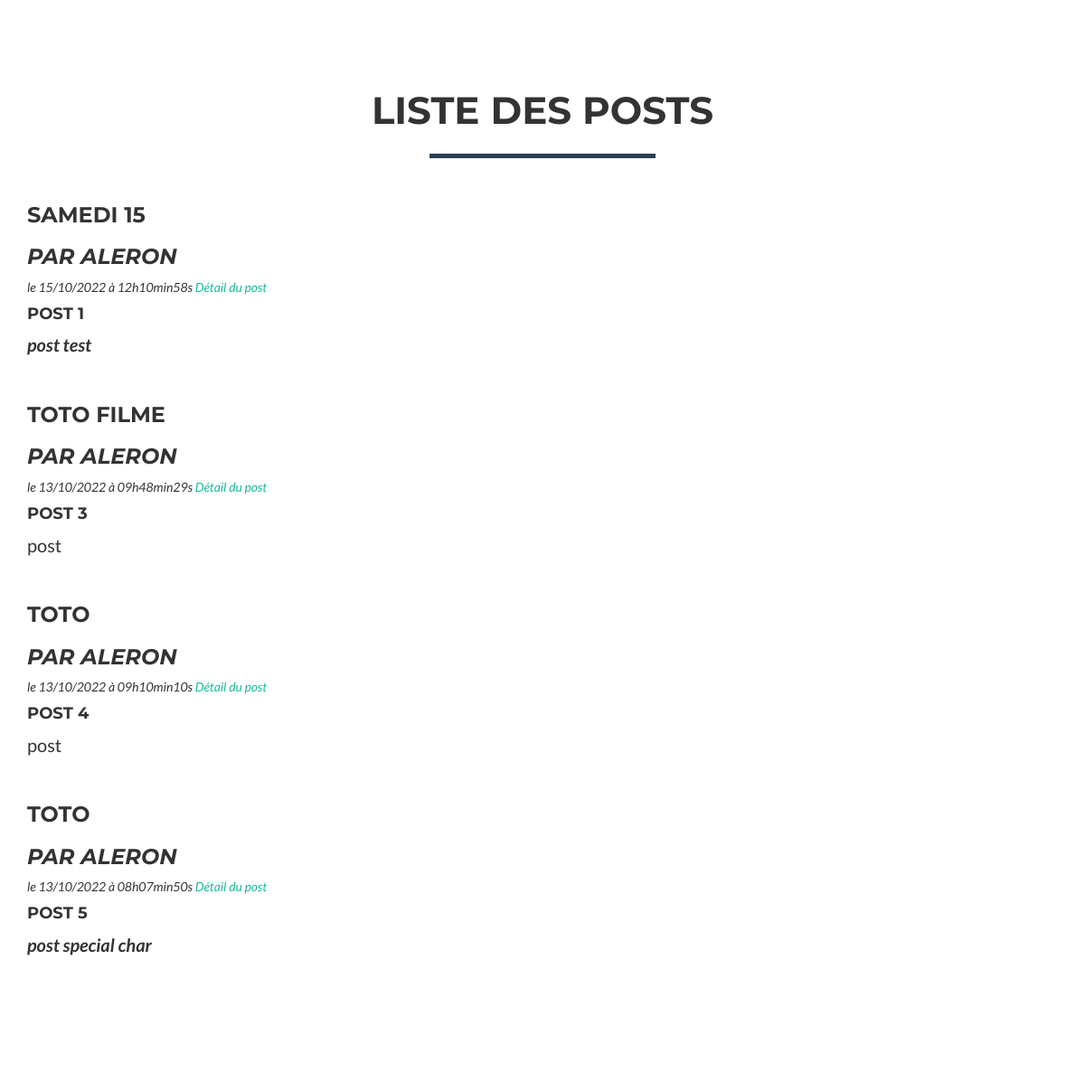
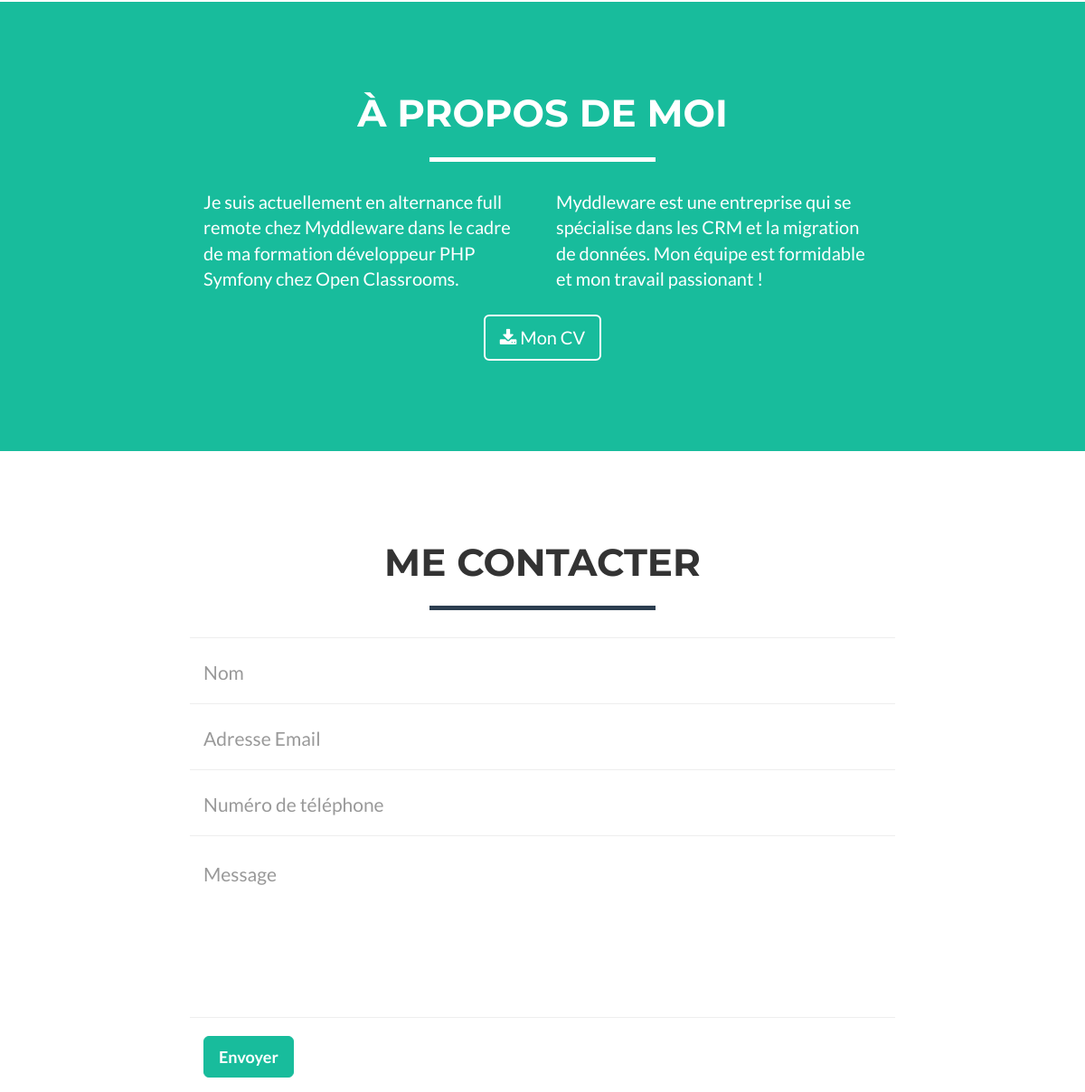
Before: / (middle part) with the older database file (2 pictures, top to bottom).
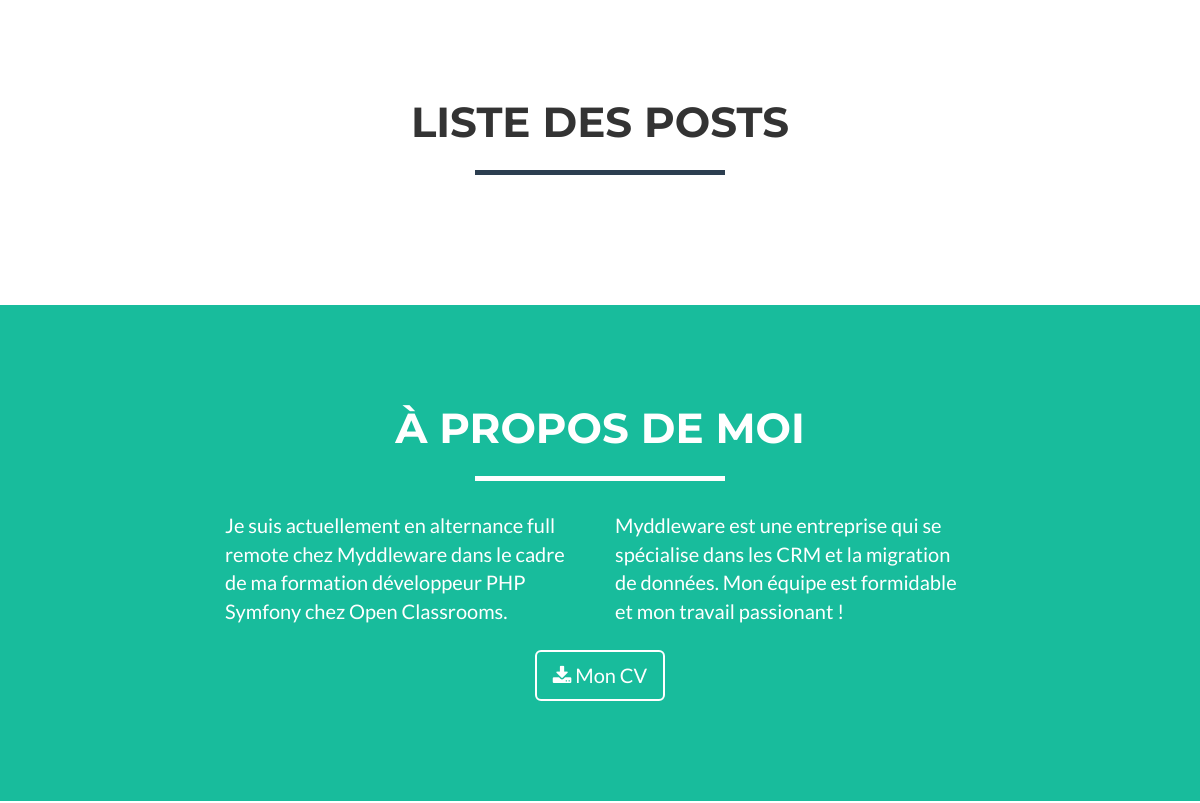
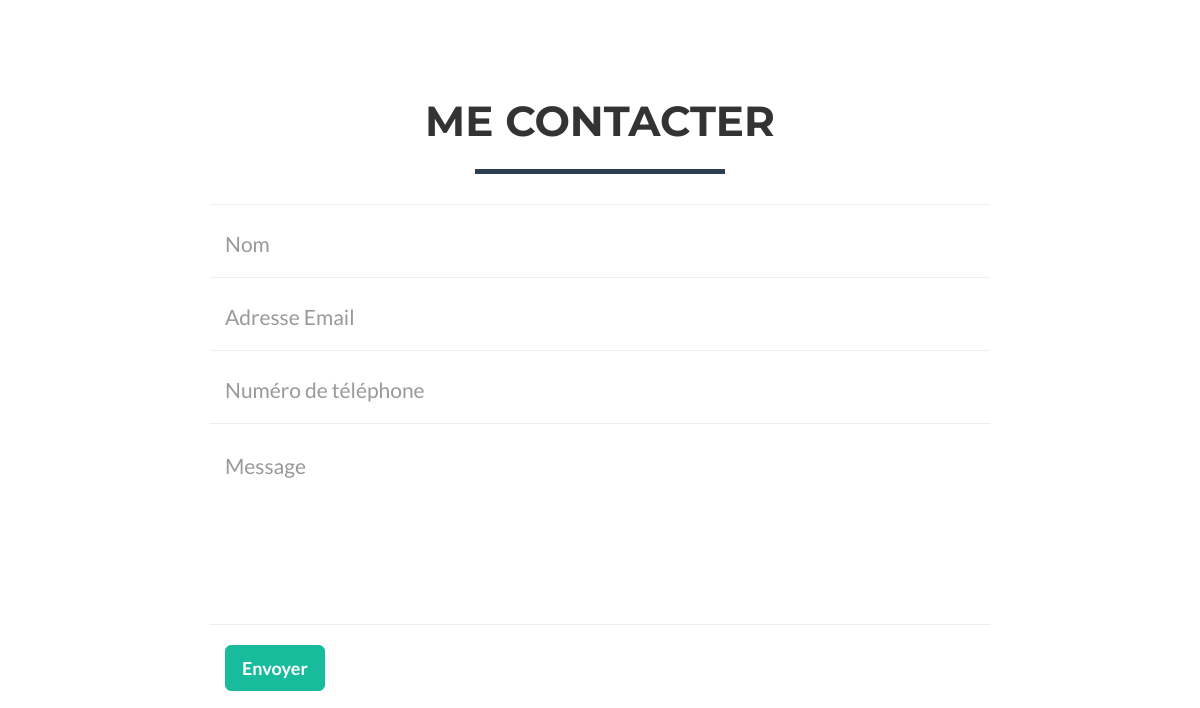
After: the same page with the newer database file (2 pictures, top to bottom).
### tables this page shows
CREATE TABLE IF NOT EXISTS `posts` (
  `id` int(11) NOT NULL AUTO_INCREMENT,
  `title` varchar(255) DEFAULT NULL,
  `content` mediumtext,
  `leadParagraph` varchar(255) DEFAULT NULL,
  `User_id` int(11) NOT NULL,
  `creation_date` datetime DEFAULT NULL,
  `validated` tinyint(4) DEFAULT '0',
  `modified_date` datetime DEFAULT NULL,
  `deleted` tinyint(4) DEFAULT '0',
  PRIMARY KEY (`id`,`User_id`) USING BTREE,
  KEY `fk_Post_User_idx` (`User_id`) USING BTREE,
  CONSTRAINT `fk_Post_User` FOREIGN KEY (`User_id`) REFERENCES `user` (`id`)
);

### src/controllers/homepage.php (called while the page is built, shortened)
<?php
require_once('../src/lib/database.php');
require_once('../src/controllers/post/PostRepository.php');
require_once('../src/controllers/user/UserRepository.php');
class Homepage
{
    public function execute(): void
    {
        $connection = new DatabaseConnection();
        $postRepository = new PostRepository();
        $postRepository->connection = new DatabaseConnection();
        $posts = $postRepository->getPosts();
        $users = [];
        foreach ($posts as $post) {
            $postUserRepository = new UserRepository;
            $postUserRepository->connection = $connection;
            $user = $postUserRepository->getUserNameFromId($post->userId);
            $users[$post->userId] = $user;
        }
        require('./templates/homepage.php');
    }
}

### src/classes/dotenv.php (called while the page is built, shortened)
<?php
class DotEnv
{
    protected $path;
    public function __construct(string $path)
    {
        $this->path = $path;
    }
    public function load() :void
    {
        $lines = file($this->path, FILE_IGNORE_NEW_LINES | FILE_SKIP_EMPTY_LINES);
        foreach ($lines as $line) {
            list($name, $value) = explode('=', $line, 2);
            $name = trim($name);
            $value = trim($value);
        }
    }
}

### src/lib/database.php (called while the page is built, shortened)
<?php
require_once('../src/classes/dotenv.php');
class DatabaseConnection
{
    public ?\PDO $database = null;
    public function getConnection(): \PDO
    {
        $host = getenv('HOST');
        $user = getenv('USER');
        $password = getenv('PASSWORD');
        $dbname = getenv('DBNAME');
        if ($this->database === null) {
            $this->database = new \PDO('mysql:host='.$host.';dbname='.$dbname.';charset=utf8', $user, $password);
        }
        return $this->database;
    }
}

### src/controllers/post/PostRepository.php (called while the page is built, shortened)
<?php
require_once('../src/lib/database.php');
require_once('../src/controllers/user/UserRepository.php');
class PostRepository extends Post
{
    public DatabaseConnection $connection;
    public function getPosts(): array
    {
        $statement = $this->connection->getConnection()->query(
            "SELECT id, title, content, leadParagraph, validated, deleted,User_id, DATE_FORMAT(creation_date, '%d/%m/%Y à %Hh%imin%ss') AS french_creation_date FROM posts ORDER BY modified_date DESC LIMIT 0, 5"
        );
        $posts = [];
        while (($row = $statement->fetch())) {
            $post = new Post();
            $post->title = $row['title'];
            $post->leadParagraph = $row['leadParagraph'];
            $post->frenchCreationDate = $row['french_creation_date'];
            $post->content = $row['content'];
            $post->identifier = $row['id'];
            $post->validated = $row['validated'];
            $post->deleted = $row['deleted'];
            $post->userId = $row['User_id'];
            $posts[] = $post;
        }
        return $posts;
    }
}

### src/controllers/user/UserRepository.php (called while the page is built, shortened)
<?php
require_once('../src/lib/database.php');
class UserRepository extends User
{
    public DatabaseConnection $connection;
    public function getUserNameFromId(int $identifier): string
    {
        $identifier = (int)$identifier;
        $statement = $this->connection->getConnection()->prepare(
            "SELECT username FROM user WHERE id = ?"
        );
        $statement->execute([$identifier]);
        $row = $statement->fetch();
        $user = $row['username'];
        return $user;
    }
}

### src/templates/homepage.php (the view, shortened to what this page needs)
<?php
foreach ($posts as $post) {
    if ($post->validated == 1 && $post->deleted == 0) {
?>
        <div class="news">
            <h3>
                <?= htmlspecialchars($post->title); ?>
                <h3>
                    <em>Par <?= $users[$post->userId] ?></em>
                </h3>
                <em>le <?= $post->frenchCreationDate; ?></em>
                <em><a href="index.php?action=post&id=<?= urlencode($post->identifier) ?>">Détail du post</a></em>
            </h3>
            <h4><?= htmlspecialchars($post->leadParagraph) ?></h4>
            <p>
                <?php
                echo $post->content
                ?>
                <br />
            </p>
        </div>
<?php
    }
}
?>
<?php $content = ob_get_clean(); ?>
<?php require('layout.php') ?>

### src/index.php (shortened to what this page needs)
<!DOCTYPE html>
<html lang="en">
<?php
require_once('../src/controllers/comment/update.php');
require_once('../src/controllers/homepage.php');
require_once('../src/controllers/comment/delete.php');
try {
    if (isset($_GET['action']) && $_GET['action'] !== '') {
        if ($_GET['action'] === 'post') {
            if (isset($_GET['id']) && $_GET['id'] > 0) {
                $identifier = $_GET['id'];
                (new Post())->execute($identifier);
            } else {
                throw new Exception('Aucun identifiant de billet envoyé');
            }
        } elseif ($_GET['action'] === 'addComment') {
            if (isset($_GET['id']) && $_GET['id'] > 0) {
                $identifier = $_GET['id'];
                (new AddComment())->execute($identifier, $_POST);
            } else {
                throw new Exception('Aucun identifiant de billet envoyé');
            }
        } elseif ($_GET['action'] === 'updateComment') {
            if (isset($_GET['id']) && $_GET['id'] > 0) {
                $identifier = $_GET['id'];
                $input = null;
                if ($_SERVER['REQUEST_METHOD'] === 'POST') {
                    $input = $_POST;
                }
                (new UpdateComment())->execute($identifier, $input);
            } else {
                throw new Exception('Aucun identifiant de commentaire envoyé');
            }
        } elseif ($_GET['action'] === 'addPost') {
                $input = null;
                if ($_SERVER['REQUEST_METHOD'] === 'POST') {
                    $input = $_POST;
                }
                (new addPost())->execute($identifier, $input);
        } elseif ($_GET['action'] === 'updatePost') {
            $identifier = $_GET['id'];
            $input = null;
            if ($_SERVER['REQUEST_METHOD'] === 'POST') {
                $input = $_POST;
            }
            (new UpdatePost())->execute($identifier, $input);
    } elseif ($_GET['action'] === 'deletePost') {
        $identifier = $_GET['id'];
        $input = null;
        if ($_SERVER['REQUEST_METHOD'] === 'POST') {
            $input = $_POST;
        }
        (new DeletePost())->execute($identifier, $input);
} elseif ($_GET['action'] === 'deleteComment') {
    $identifier = $_GET['id'];
    $input = null;
    if ($_SERVER['REQUEST_METHOD'] === 'POST') {
        $input = $_POST;
    }
    (new DeleteComment())->execute($identifier, $input);
}
    else {
            throw new Exception("La page que vous recherchez n'existe pas.");
        }
    } else {
        (new Homepage())->execute();
    }
} catch (Exception $e) {
    $errorMessage = $e->getMessage();
    require('./templates/error.php');
}

### src/templates/layout.php (shortened to what this page needs)
<head>
    <link href="vendor/bootstrap/css/bootstrap.min.css" rel="stylesheet">
    <link href="css/freelancer.min.css" rel="stylesheet">
    <link href="vendor/font-awesome/css/font-awesome.min.css" rel="stylesheet" type="text/css">
</head>
<body id="page-top" class="index">
    <section id="portfolio">
        <div class="container">
            <div class="row">
                <div id="list_of_posts" class="col-lg-12 text-center">
                    <h2>Liste des posts</h2>
                    <hr class="star-primary">
                </div>
            </div>
            <?= $content ?>
        </div>
    </section>
    <section class="success" id="about">
        <div class="container">
            <div class="row">
                <div class="col-lg-12 text-center">
                    <h2>À propos de moi</h2>
                    <hr class="star-light">
                </div>
            </div>
            <div class="row">
                <div class="col-lg-4 col-lg-offset-2">
                    <p>Je suis actuellement en alternance full remote chez Myddleware dans le cadre de ma formation développeur PHP Symfony chez Open Classrooms.</p>
                </div>
                <div class="col-lg-4">
                    <p>Myddleware est une entreprise qui se spécialise dans les CRM et la migration de données. Mon équipe est formidable et mon travail passionant !</p>
                </div>
                <div class="col-lg-8 col-lg-offset-2 text-center">
                    <a href="./assets/files/alexiscv.pdf" class="btn btn-lg btn-outline">
                        <i class="fa fa-download"></i> Mon CV
                    </a>
                </div>
            </div>
        </div>
    </section>
    <section id="contact">
        <div class="container">
            <div class="row">
                <div class="col-lg-12 text-center">
                    <h2>Me contacter</h2>
                    <hr class="star-primary">
                </div>
            </div>
            <div class="row">
                <div class="col-lg-8 col-lg-offset-2">
                    <form name="sentMessage" id="contactForm" novalidate>
                        <div class="row control-group">
                            <div class="form-group col-xs-12 floating-label-form-group controls">
                                <input type="text" class="form-control" placeholder="Nom" id="name" required data-validation-required-message="Please enter your name.">
                            </div>
                        </div>
                        <div class="row control-group">
                            <div class="form-group col-xs-12 floating-label-form-group controls">
                                <input type="email" class="form-control" placeholder="Adresse Email" id="email" required data-validation-required-message="Please enter your email address.">
                            </div>
                        </div>
                        <div class="row control-group">
                            <div class="form-group col-xs-12 floating-label-form-group controls">
                                <input type="tel" class="form-control" placeholder="Numéro de téléphone" id="phone" required data-validation-required-message="Please enter your phone number.">
                            </div>
                        </div>
                        <div class="row control-group">
                            <div class="form-group col-xs-12 floating-label-form-group controls">
                                <textarea rows="5" class="form-control" placeholder="Message" id="message" required data-validation-required-message="Please enter a message."></textarea>
                            </div>
                        </div>
                        <br>
                        <div class="row">
                            <div class="form-group col-xs-12">
                                <button type="submit" class="btn btn-success btn-lg">Envoyer</button>
                            </div>
                        </div>
                    </form>
                </div>
            </div>
        </div>
    </section>
</body>
</html>

Changed rows visible on the page:
removed posts: title "SAMEDI 15", User "ALERON", frenchCreationDate "15/10/2022 à 12h10min58s", leadParagraph "POST 1", content "post test"
removed posts: title "TOTO FILME", User "ALERON", frenchCreationDate "13/10/2022 à 09h48min29s", leadParagraph "POST 3", content "post"
removed posts: title "TOTO", User "ALERON", frenchCreationDate "13/10/2022 à 09h10min10s", leadParagraph "POST 4", content "post"
removed posts: title "TOTO", User "ALERON", frenchCreationDate "13/10/2022 à 08h07min50s", leadParagraph "POST 5", content "post special char"
